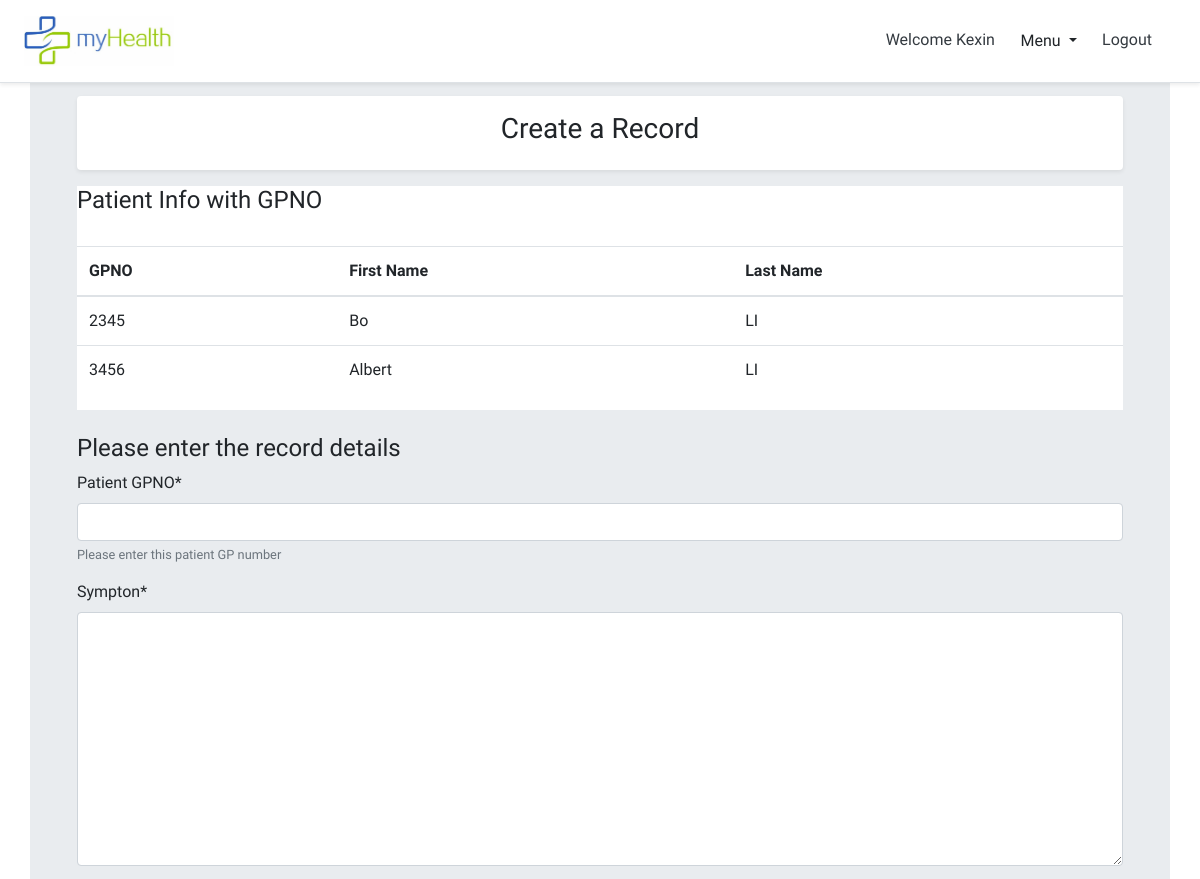
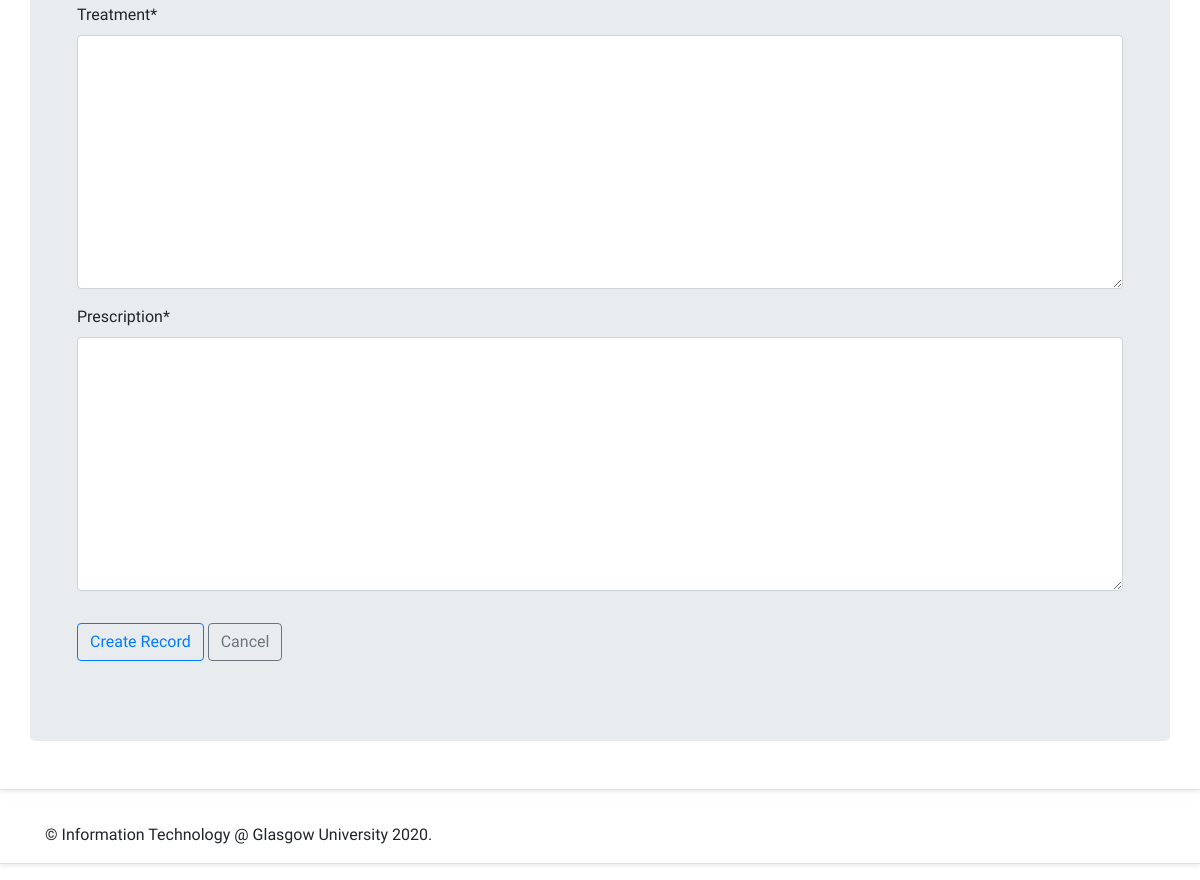
Page /myhealth/create_record/ (signed in) on the committed database (2 pictures, top to bottom).
### myhealth/models.py (models this page shows, shortened)
class User(AbstractBaseUser, PermissionsMixin):
    email = models.EmailField(max_length=254, unique=True)
    GPNO = models.CharField(max_length=10, default='', unique=True)
    first_name = models.CharField(max_length=30, blank=True)
    last_name = models.CharField(max_length=30, blank=True)
    is_staff = models.BooleanField(default=False)
    is_superuser = models.BooleanField(default=False)
    is_patient = models.BooleanField(default=False)
    is_doctor = models.BooleanField(default=False)
    is_admin = models.BooleanField(default=False)
    is_active = models.BooleanField(default=True)
    last_login = models.DateTimeField(null=True, blank=True)
    date_joined = models.DateTimeField(auto_now_add=True)
    USERNAME_FIELD = 'email'
    EMAIL_FIELD = 'email'
    REQUIRED_FIELDS = ['GPNO','first_name','last_name']
    objects = UserManager()

class PatientProfile(models.Model):
    user = models.OneToOneField(get_user_model(), related_name='patientprofile', on_delete=models.CASCADE)
    GENDER_CHOICES = (
        (0, '------------'),
        (1, 'female'),
        (2, 'male'),
    )
    gender = models.IntegerField(choices=GENDER_CHOICES, default=0)
    birth = models.DateField(blank=True, null=True)
    address = models.CharField(max_length=255, blank=True, null=True)
    tel = models.CharField(max_length=20, blank=True, null=True)
    image = models.ImageField(default='default.jpg', upload_to='profile_pics')

### myhealth/views.py (the view)
# urls.py: path('create_record/', views.create_record, name= 'create_record'),
@login_required
def create_record(request):
    context_dict = {}
    patients= PatientProfile.objects.all()
    context_dict['patientinfo'] = patients
    context_dict['record_form'] = RecordCreationForm()
    if request.method == 'POST':
        record_form = RecordCreationForm(request.POST)
        if record_form.is_valid():
            record = record_form.save(commit=False)
            record.patient = User.objects.get(GPNO=record_form.cleaned_data['GPNO'])
            record.creator = DoctorProfile.objects.get(staffID=request.user.doctorprofile.staffID)
            record.doctor_email =User.objects.get(email=request.user.email)
            record.save()
            record.allowed_users.add(User.objects.get(GPNO=record_form.cleaned_data['GPNO']))
            record.allowed_users.add(User.objects.get(email=request.user.email))
            record.save()
            messages.success(request, f'This patient record has created.')
            return redirect("record_list")
    else:
        record_form = RecordCreationForm()
    return render(request, "myhealth/createRecord.html", context=context_dict)

### myhealth/forms.py
class RecordCreationForm(forms.ModelForm):
    GPNO = forms.CharField(label='Patient GPNO',help_text='Please enter this patient GP number', max_length=10)
    sympton = forms.CharField(max_length=500, widget=forms.Textarea())
    treatment = forms.CharField(max_length=500, widget=forms.Textarea())
    prescription = forms.CharField(max_length=500, widget=forms.Textarea())
    class Meta:
        model = Record
        fields = ('GPNO','sympton','treatment','prescription',)

### templates/myhealth/createRecord.html (shortened to what this page needs)
{% extends "myhealth/base.html" %}
{% load crispy_forms_tags %}
{% block content %}
    <div class="my-3 p-3 bg-white rounded shadow-sm">
        <section class="text-center">
            <h3>Create a Record</h3>
        </section>
    </div>
    <div>
      <div class="table-responsive bg-white">
        <h4>Patient Info with GPNO</h4>
        <br>
        <table class="table">
          <thead>
            <tr>
              <th>GPNO</th>
              <th>First Name</th>
              <th>Last Name</th>
            </tr>
          </thead>
          <tbody>
            {% for patient in patientinfo %}
            <tr>
              <td>{{patient.user.GPNO}}</td>
              <td>{{patient.user.first_name}}</td>
              <td>{{patient.user.last_name}}</td>
            </tr>
            {% endfor %}
          </tbody>
        </table>
      </div>
    </div>
    <br>
    <div class="content-section">
      <h4>Please enter the record details</h4>
        <form id="create_record_form" method="POST" action="{% url 'create_record' %}" enctype = "multipart/form-data">
            <fieldset class="form-group">
                {{ record_form|crispy }}
            </fieldset>
            <div class="form-group">
                <button class="btn btn-outline-primary" type="submit">Create Record</button>
                <a class="btn btn-outline-secondary" href="{% url 'home' %}">Cancel</a>
            </div>
        </form>
    </div>
{% endblock content %}

### templates/myhealth/base.html (shortened to what this page needs)
<!DOCTYPE html>
{% load staticfiles %}
<html>
    <head>
        <link rel="stylesheet" href="https://stackpath.bootstrapcdn.com/bootstrap/4.5.0/css/bootstrap.min.css">
        <link rel="stylesheet" href="{% static 'css/base.css' %}" />
        <link rel="stylesheet" href="{% static 'css/profile.css' %}">
        <link rel="stylesheet" type="text/css" href="{% static 'date/jquery.timepicker.css' %}" />
        <link rel="stylesheet" type="text/css" href="{% static 'date/bootstrap-datepicker.css' %}"/>
    </head>
    <body>
        <header class="site-header">
            <div
                class="fixed-top d-flex flex-column flex-md-row align-items-center p-3 px-md-4 mb-3 bg-white border-bottom shadow-sm">
                <h5 class="my-0 mr-md-auto font-weight-normal"><img src="{% static 'img/logo/01_logo.jpg' %}" alt="Logo"
                        width="150" height="50" /></h5>
                <nav class="my-2 my-md-0 mr-md-3">
                    {% if user.is_authenticated and user.is_patient %}
                    <div class="dropdown show">
                        <a class="p-2 text-dark" href="{% url 'home' %}">Welcome {{user.first_name}}</a>
                        <a class="btn btn-white dropdown-toggle" href="#" role="button" id="dropdownMenuLink"
                            data-toggle="dropdown" aria-haspopup="true" aria-expanded="false">
                            Menu
                        </a>
                        <div class="dropdown-menu" aria-labelledby="dropdownMenuLink">
                            <a class="dropdown-item" href="{% url 'patient_profile' %}">Edit Profile</a>
                            <a class="dropdown-item" href="{% url 'record_list' %}">Record History</a>
                            <a class="dropdown-item" href="{% url 'doctor_list' %}">Make an appointment</a>
                            <a class="dropdown-item" href="{% url 'patient_appointment' %}">My appointments</a>
                            <a class="dropdown-item" href="{% url 'forum' %}">Forum</a>
                        </div>
                        <a class="p-2 text-dark" href="{% url 'logout' %}">Logout</a>
                    </div>
                    {% elif user.is_authenticated and user.is_doctor %}
                    <div class="dropdown show">
                        <a class="p-2 text-dark" href="{% url 'home' %}">Welcome {{user.first_name}}</a>
                        <a class="btn btn-white dropdown-toggle" href="#" role="button" id="dropdownMenuLink"
                            data-toggle="dropdown" aria-haspopup="true" aria-expanded="false">
                            Menu
                        </a>
                        <a class="p-2 text-dark" href="{% url 'logout' %}">Logout</a>
                    </div>
                    {% endif %}
                </nav>
            </div>
        </header>
        <div class="d-flex flex-column flex-md-row align-items-center p-3 px-md-4 mb-3 bg-white border-bottom shadow-sm">
            <main role="main" class="container jumbotron">
                <div class="container">
                    {% block content %}{% endblock %}
                </div>
            </main>
        </div>
        <footer id="footer" class="d-flex flex-column flex-md-row align-items-center p-3 px-md-4 mb-3 bg-white border-bottom shadow-sm" >
            <div class="container">
                <span id="footer-main-text" class="align-middle">&copy; Information Technology @ Glasgow University 2020.</span>
            </div>
        </footer>
    </body>
</html>

### static/css/base.css (style rules this page uses)
a:link { text-decoration: none; font-family: 'Baloo Paaji 2', cursive; }
form, input, input[type="hidden" i] { font-family: 'Baloo Paaji 2', cursive !important; }
label { font-family: 'Baloo Paaji 2', cursive !important; }
#footer { font-family: 'Baloo Paaji 2', cursive; }
.h1, .h2, .h3, .h4, .h5, .h6, h1, h2, h3, h4, h5, h6, p, .p { font-family: 'Baloo Paaji 2', cursive; }
.table { font-family: 'Baloo Paaji 2', cursive; }
table, thead, tr, th, td { font-family: 'Baloo Paaji 2', cursive; }

### rows in the picture
User: first_name "Kexin"
PatientProfile: user.GPNO "2345", user.first_name "Bo", user.last_name "LI"
PatientProfile: user.GPNO "3456", user.first_name "Albert", user.last_name "LI"
